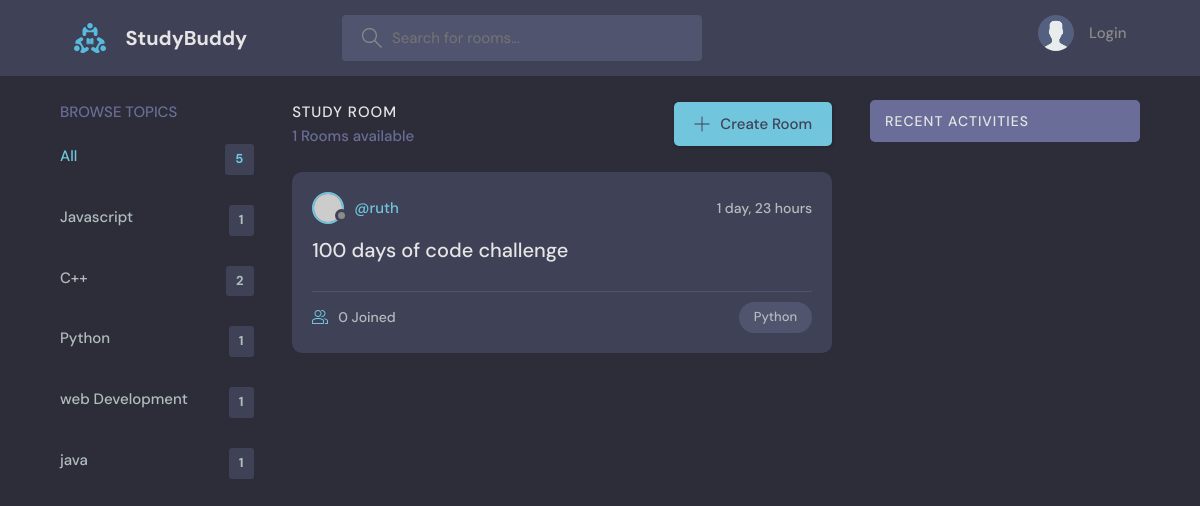
Page /?q=Python on the committed database.
### base/models.py (models this page shows, shortened)
class Topic(models.Model):
    name = models.CharField(max_length=200)
    def __str__(self):
        return self.name

class Room(models.Model):
    host = models.ForeignKey(User, on_delete=models.SET_NULL, null=True)
    topic = models.ForeignKey(Topic, on_delete=models.SET_NULL, null=True)
    name = models.CharField(max_length=200)
    description = models.TextField(null=True, blank=True)
    participants = models.ManyToManyField(
        User, related_name='participants', blank=True)
    updated = models.DateTimeField(auto_now=True)
    created = models.DateTimeField(auto_now_add=True)
    class Meta:
        ordering = ['-updated', '-created']

### base/views.py (the view)
# urls.py: path('', views.home, name="home"),
def home(request):
    q = request.GET.get('q') if request.GET.get('q') != None else ''
    rooms = Room.objects.filter(Q(topic__name__icontains=q) |
                                Q(name__icontains=q) | Q(description__icontains=q))
    room_count = rooms.count
    room_message = Message.objects.filter(Q(room__name__icontains=q))
    topics = Topic.objects.all()
    context = {'rooms': rooms, 'topics': topics,
               'room_count': room_count, 'room_message': room_message}
    return render(request, 'base/home.html', context)

### base/templates/base/home.html (shortened to what this page needs)
{% extends 'main.html' %}
{% block content %}
    <main class="layout layout--3">
      <div class="container">
        {% include 'base/topics_component.html'%}
        <div class="roomList">
          <div class="roomList__header">
            <div>
              <h2>Study Room</h2>
              <p>{{room_count}} Rooms available</p>
            </div>
            <a class="btn btn--main" href="{% url 'create-room' %}">
              <svg version="1.1" xmlns="http://www.w3.org/2000/svg" width="32" height="32" viewBox="0 0 32 32">
                <title>add</title>
                <path
                  d="M16.943 0.943h-1.885v14.115h-14.115v1.885h14.115v14.115h1.885v-14.115h14.115v-1.885h-14.115v-14.115z"
                ></path>
              </svg>
              Create Room
            </a>
          </div>
          {% include 'base/feed_component.html' %}
        </div>
        {% include 'base/activities_component.html'%}
      </div>
    </main>
{% endblock content %}

### base/templates/base/topics_component.html
<div class="topics">
    <div class="topics__header">
      <h2>Browse Topics</h2>
    </div>
    <ul class="topics__list">
      <li>
        <a href="{% url 'home'%}" class="active">All <span>{{topics.count}}</span></a>
      </li>
      {% for topic in topics%}
      <li>
        <a href="{% url 'home'%}?q={{topic.name}}">{{topic.name}} <span>{{topic.room_set.all.count}}</span></a>
      </li>
      {% endfor %}
    </ul>
  </div>

### base/templates/base/feed_component.html (shortened to what this page needs)
{% for room in rooms %}
<div class="roomListRoom">
    <div class="roomListRoom__header">
      <a href="{% url 'user-profile' room.host.id%}" class="roomListRoom__author">
        <div class="avatar avatar--small">
          <img src="https://randomuser.me/api/portraits/women/11.jpg" />
        </div>
        <span>@{{room.host.username}}</span>
      </a>
      <div class="roomListRoom__actions">
        <span>{{room.created|timesince}}</span>
      </div>
    </div>
    <div class="roomListRoom__content">
      <a href="{% url 'room' room.id %}">{{room.name}}</a>
    </div>
    <div class="roomListRoom__meta">
      <a href="{% url 'room' room.id %}" class="roomListRoom__joined">
        {{room.participants.all.count}} Joined
      </a>
      <p class="roomListRoom__topic">{{room.topic}}</p>
    </div>
  </div>
{% endfor %}

### static/styles/style.css (style rules this page uses)
:root { --color-main: #71c6dd; --color-main-light: #e1f6fb; --color-dark: #3f4156; --color-dark-medium: #51546e; --color-dark-light: #696d97; --color-light: #e5e5e5; --color-gray: #8b8b8b; --color-light-gray: #b2bdbd; --color-bg: #2d2d39; --color-success: #5dd693; --color-error: #fc4b0b; }
* { font-family: "DM Sans", -apple-system, BlinkMacSystemFont, "Segoe UI", Roboto, Oxygen, Ubuntu, Cantarell, "Open Sans", "Helvetica Neue", sans-serif; margin: 0; padding: 0; box-sizing: border-box; text-rendering: optimizeLegibility; font-size: inherit; }
html { font-size: 56.25%; }
@media only screen and (min-width: 1200px) { html { font-size: 62.5%; } }
body { line-height: 1.6; font-weight: 400; font-size: 1.5rem; color: var(--color-light-gray); background-color: var(--color-bg); min-height: 100vh; }
img { width: 100%; }
a { display: inline-block; color: var(--color-main); text-decoration: none; }
.container { max-width: 120rem; width: 90%; margin: auto; }
.btn { background-color: transparent; border: none; display: inline-flex; align-items: center; gap: 1rem; cursor: pointer; transition: all ease-in-out 0.3s; padding: 1rem 2rem; border-radius: 5px; box-shadow: 1px 1px 3px 1px rgba(0, 0, 0, 0.15); font-weight: 500; }
.btn--main { background-color: var(--color-main); color: var(--color-dark); }
.btn > svg { fill: currentColor; width: 1.6rem; height: 1.6rem; }
.avatar { position: relative; display: inline-block; border-radius: 50%; border: 2px solid var(--color-main); }
.avatar img { display: block; border-radius: 50%; object-fit: cover; object-position: center; }
.avatar::after { content: ""; display: block; position: absolute; background-color: var(--color-gray); z-index: 111; border-radius: 50%; border: 0.3rem solid var(--color-dark); }
.avatar.avatar--small img { width: 2.8rem; height: 2.8rem; }
.avatar.avatar--small:after { width: 0.7rem; height: 0.7rem; bottom: 0px; right: -6px; }
.layout { margin-top: 2.4rem; }
.layout > .container { display: flex; justify-content: space-between; align-items: flex-start; }
.layout--3 > .container > div:first-child { flex-basis: 18%; max-width: 22.5rem; }
.layout--3 > .container > div:nth-child(2) { flex-basis: 50%; }
.topics__header { margin-bottom: 2rem; }
.topics__header h2 { text-transform: uppercase; font-weight: 500; color: var(--color-dark-light); }
.topics__list { list-style: none; }
.topics__list li a { display: flex; justify-content: space-between; margin-bottom: 3rem; font-weight: 500; color: var(--color-light-gray); transition: all 0.3s ease-in-out; }
.topics__list li a.active, .topics__list li a:hover { color: var(--color-main); }
.topics__list li a span { padding: 0.5rem 1rem; background-color: var(--color-dark); border-radius: 3px; font-size: 1.3rem; font-weight: 700; letter-spacing: 1px; }
.roomList__header { display: flex; justify-content: space-between; align-items: center; margin-bottom: 2.4rem; }
.roomList__header h2 { text-transform: uppercase; font-weight: 500; color: var(--color-light); letter-spacing: 1px; }
.roomList__header p { font-weight: 500; color: var(--color-dark-light); }
.roomListRoom { margin-bottom: 2.4rem; background-color: var(--color-dark); border-radius: 1rem; padding: 2rem; }
.roomListRoom__header { display: flex; justify-content: space-between; align-items: center; }
.roomListRoom__author { font-weight: 500; display: flex; align-items: center; gap: 1rem; }
.roomListRoom__actions { display: flex; align-items: flex-start; gap: 1rem; position: relative; }
.roomListRoom__actions span { font-size: 1.4rem; font-weight: 500; }
.roomListRoom__content { margin: 1rem 0; }
.roomListRoom__content a { font-size: 2rem; font-weight: 500; margin-bottom: 1.5rem; color: var(--color-light); transition: all 0.3s ease-in-out; }
.roomListRoom__meta { border-top: 1px solid var(--color-dark-medium); padding-top: 1rem; display: flex; align-items: center; justify-content: space-between; }
.roomListRoom__joined { color: var(--color-light-gray); display: flex; align-items: center; gap: 1rem; font-size: 1.4rem; font-weight: 500; }
.roomListRoom__joined svg { fill: var(--color-main); width: 1.6rem; height: 1.6rem; }
.roomListRoom__topic { padding: 5px 1.5rem; background-color: var(--color-dark-medium); border-radius: 5rem; font-weight: 500; font-size: 1.3rem; }

### rows in the picture
Topic: name "Javascript", room_set.all.count "1"
Topic: name "C++", room_set.all.count "2"
Topic: name "Python", room_set.all.count "1"
Topic: name "web Development", room_set.all.count "1"
Topic: name "java", room_set.all.count "1"
Room: host.username "ruth", created "1 day, 23 hours", name "100 days of code challenge", participants.all.count "0", topic "Python"

### other values in the picture
{{ topics.count }} "5"
{{ room_count }} "1"
